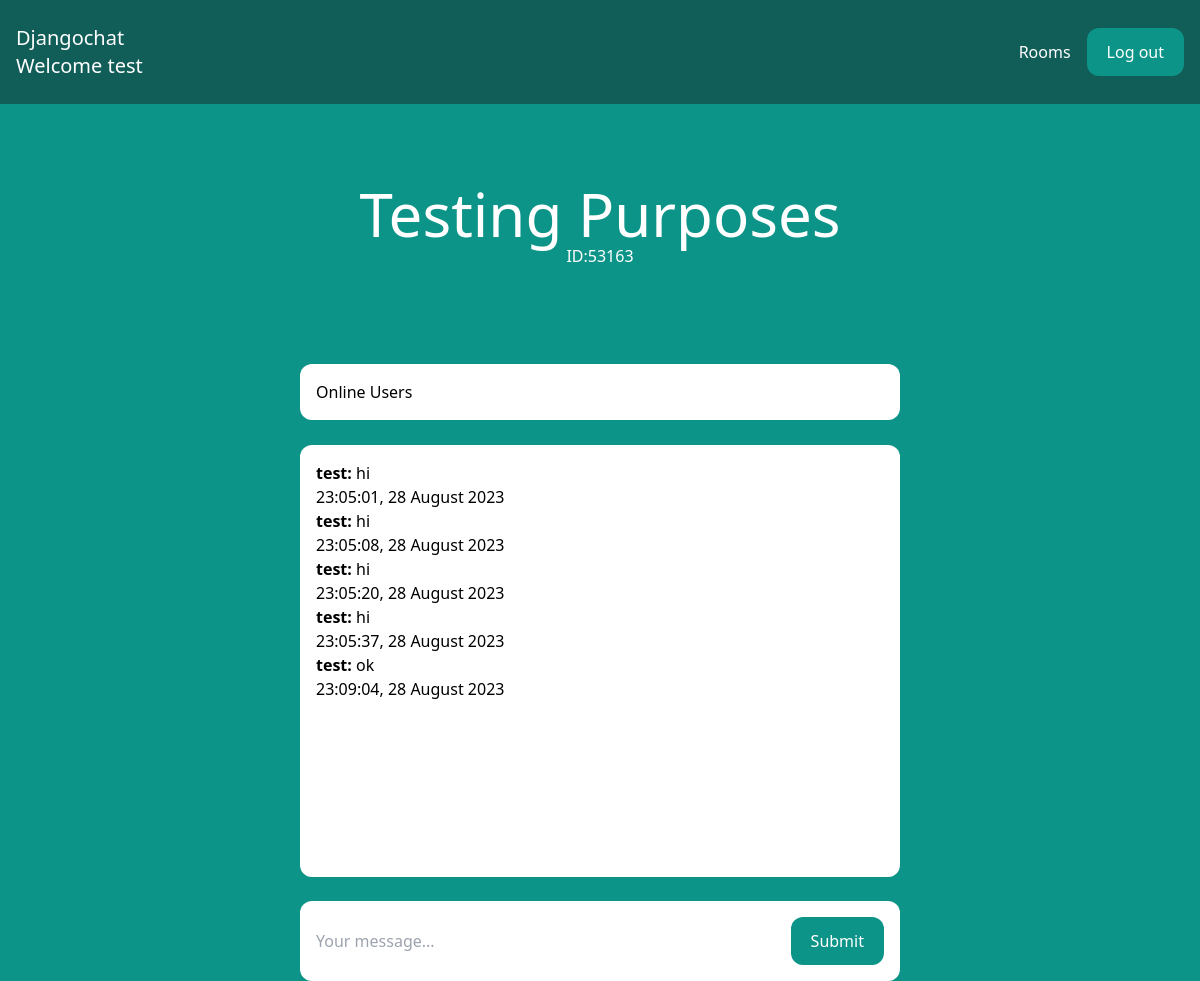
Page /rooms/53163/ (signed in) on the earlier database version.
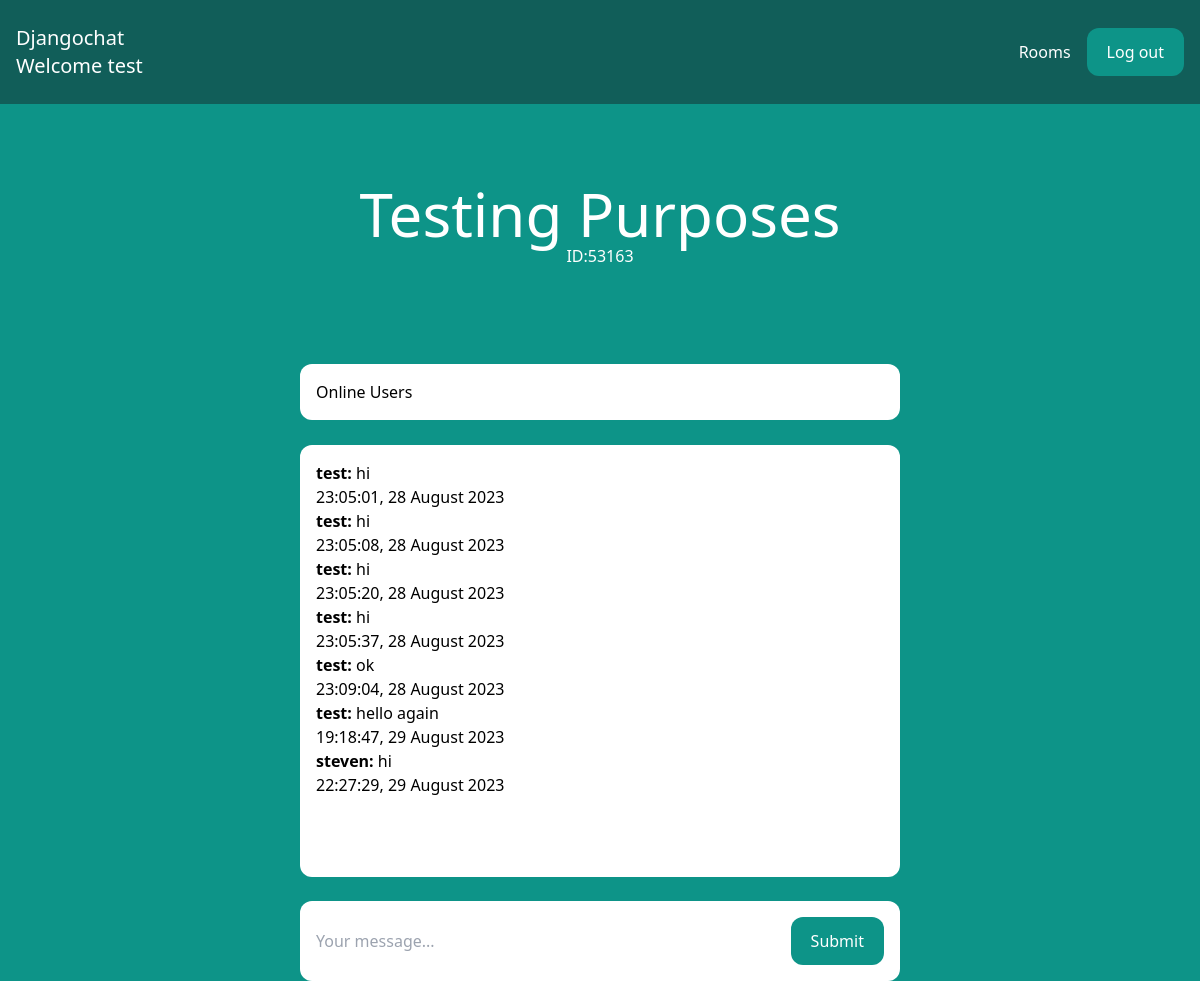
Same page on the later database version.
### room/models.py (models this page shows, shortened)
class Message(models.Model):
    room = models.ForeignKey(Room, related_name='messages', on_delete=models.CASCADE)
    user = models.ForeignKey(User, on_delete=models.CASCADE)
    content = models.TextField()
    date_added = models.DateTimeField(auto_now_add=True)
    class Meta:
        ordering = ('date_added',)

### room/views.py (the view)
# urls.py: path('rooms/', include('room.urls')),
@login_required
def room(request, slug):
    room = Room.objects.get(slug=slug)
    if request.user in room.participants.all():
        messages = Message.objects.filter(room=room)
        return render(request, 'room/room.html', {'room': room, 'messages': messages})
    else:
        return HttpResponse("You are not a participant of this room.")

### room/templates/room/room.html (shortened to what this page needs)
{% extends 'core/base.html' %}
{% block content %}
<div class="p-10 lg:p-20 text-center">
    <h1 class="text-3xl lg:text-6xl text-white">{{ room.name }}</h1>
    <p class="text-white">ID:{{ room.slug }}</p>
</div>
<div class="lg:w-2/4 mx-4 lg:mx-auto mt-4 p-4 bg-white rounded-xl" style="margin-bottom:25px;">
    <h2>Online Users</h2>
</div>
<div class="lg:w-2/4 mx-4 lg:mx-auto p-4 bg-white rounded-xl">
    <div class="chat-messages space-y-3" id="chat-messages">
        {% for m in messages %}
            <b>
            {{ m.user.username }}:
            </b>
            {{ m.content }}
            <br>
            {{ m.date_added|date:"H:i:s, j F Y" }}
            <br>
        {% endfor %}
    </div>
</div>
<div class="lg:w-2/4 mt-6 mx-4 lg:mx-auto p-4 bg-white rounded-xl">
    <form method="post" action="." class="flex">
        <input type="text" name="content" class="flex-1 mr-3" placeholder="Your message..." id="chat-message-input">
        <button
            class="px-5 py-3 rounded-xl text-white bg-teal-600 hover:bg-teal-700"
            id="chat-message-submit"
        >Submit</button>
    </form>
</div>
{% endblock %}

Differences in the rows shown:
added Message: user.username "test", content "hello again", date_added "19:18:47, 29 August 2023"
added Message: user.username "steven", content "hi", date_added "22:27:29, 29 August 2023"
